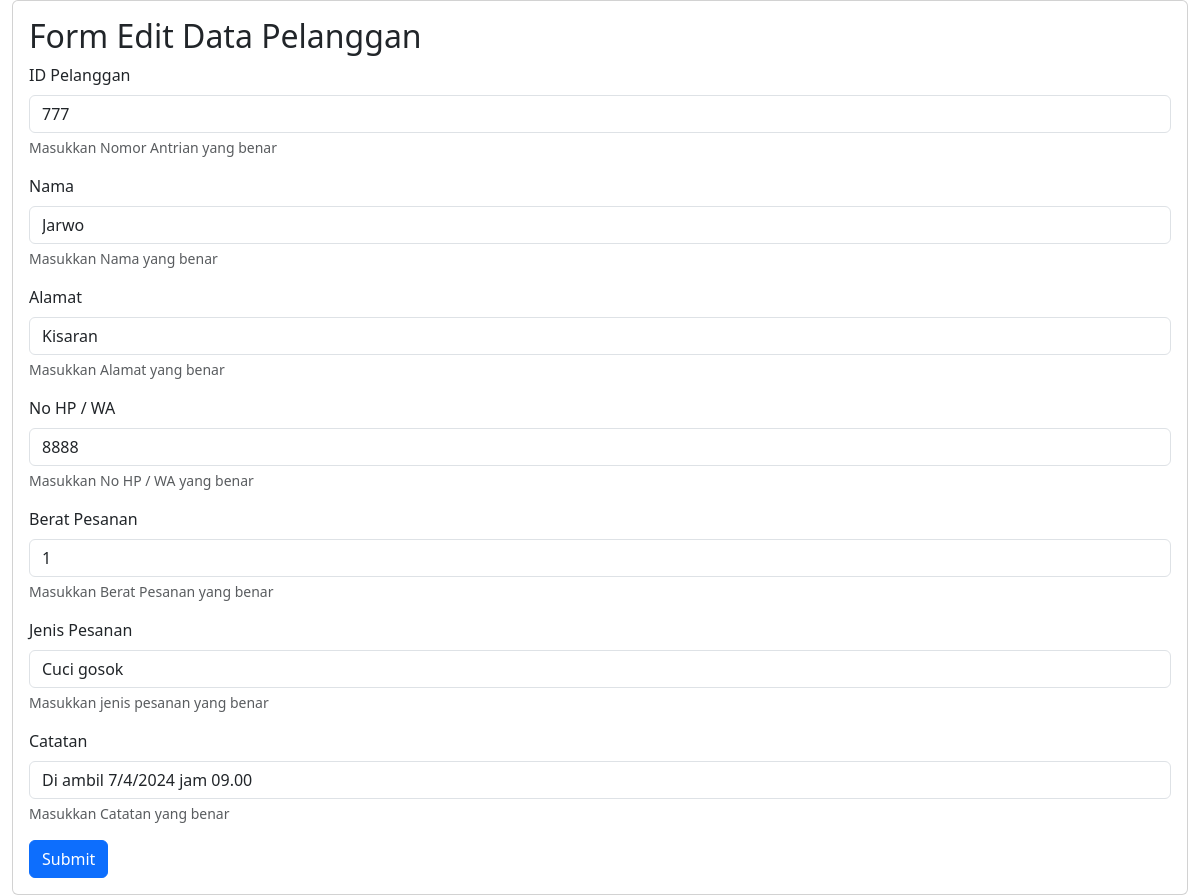
The page /edit.php?no_antrian=777 on the database its author committed.
### tables this page shows
CREATE TABLE `pelanggan` (
  `no_antrian` int(10) NOT NULL,
  `nama` varchar(100) NOT NULL,
  `alamat` varchar(150) NOT NULL,
  `nomorhp` varchar(15) NOT NULL,
  `berat` int(10) NOT NULL,
  `jenis_pesanan` varchar(150) NOT NULL,
  `catatan` varchar(150) NOT NULL
);

### edit.php (the view, shortened to what this page needs)
<?php
if(!empty($_GET['no_antrian'])) {
    include_once "database.php";
    $no_antrian=$_GET['no_antrian'];
    $sql="SELECT * FROM pelanggan WHERE no_antrian='$no_antrian'";
    $query=mysqli_query($koneksi,$sql)or die ("SQL Error");
    $data=mysqli_fetch_assoc($query);
} else {
    echo "<script> alert('Data Kosong'); window.location.assign('tampil.php');</script>";
}
?>
<!DOCTYPE html>
<html lang="en">
<head>
    <link rel="stylesheet" href="css/bootstrap.min.css">
</head>
<body>
    <div class="container-fluid">
        <div class="card">
            <div class="card-body">
        <h2> Form Edit Data Pelanggan</h2>
         <form action="update.php" method="post">
    <div class="mb-3">
        <label for="no_antrian" class="form-label">ID Pelanggan</label>
        <input type="text" value="<?=$data['no_antrian']?>" class="form-control" id="no_antrian" name="no_antrian" readonly>
        <div id="emailHelp" class="form-text">Masukkan Nomor Antrian yang benar</div>
    </div>
    <div class="mb-3">
        <label for="nama" class="form-label">Nama</label>
        <input type="text" value="<?=$data['nama']?>" class="form-control" id="nama" name="nama">
        <div id="emailHelp" class="form-text">Masukkan Nama yang benar</div>
    </div>
    <div class="mb-3">
        <label for="alamat" class="form-label">Alamat</label>
        <input type="text" value="<?=$data['alamat']?>" class="form-control" id="alamat" name="alamat">
        <div id="emailHelp" class="form-text">Masukkan Alamat yang benar</div>
    </div>
    <div class="mb-3">
        <label for="nomorhp" class="form-label">No HP / WA</label>
        <input type="text" value="<?=$data['nomorhp']?>" class="form-control" id="hp" name="nomorhp">
        <div id="emailHelp" class="form-text">Masukkan No HP / WA yang benar</div>
    </div>
    <div class="mb-3">
        <label for="berat" class="form-label">Berat Pesanan</label>
        <input type="text" value="<?=$data['berat']?>" class="form-control" id="berat" name="berat">
        <div id="emailHelp" class="form-text">Masukkan Berat Pesanan yang benar</div>
    </div>
    <div class="mb-3">
        <label for="jenis_pesanan" class="form-label">Jenis Pesanan</label>
        <input type="text" value="<?=$data['jenis_pesanan']?>" class="form-control" id="jenis_pesanan" name="jenis_pesanan">
        <div id="emailHelp" class="form-text">Masukkan jenis pesanan yang benar</div>
    </div>
    <div class="mb-3">
        <label for="catatan" class="form-label">Catatan</label>
        <input type="text" value="<?=$data['catatan']?>" class="form-control" id="catatan" name="catatan">
        <div id="emailHelp" class="form-text">Masukkan Catatan yang benar</div>
    </div>
    <button type="submit" class="btn btn-primary">Submit</button>
    </form>
    </div>
</div>
    </div>
</body>
</html>

### rows shown on the page
pelanggan: no_antrian "777", nama "Jarwo", alamat "Kisaran", nomorhp "8888", berat "1", jenis_pesanan "Cuci gosok", catatan "Di ambil 7/4/2024 jam 09.00"
